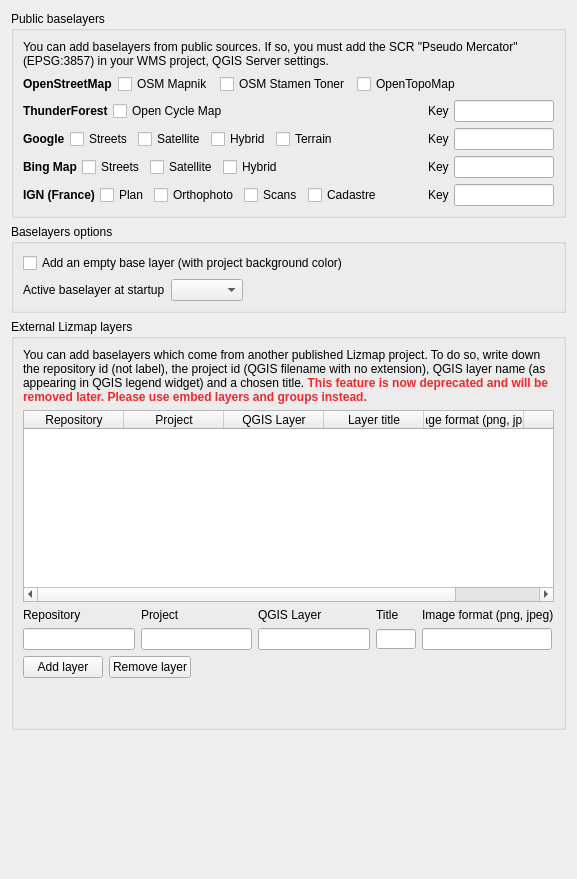
             <widget class="QWidget" name="scrollAreaWidgetContents_3">
              <property name="geometry">
               <rect>
                <x>0</x>
                <y>0</y>
                <width>577</width>
                <height>879</height>
               </rect>
              </property>
              <layout class="QVBoxLayout" name="verticalLayout_28">
               <item>
                <widget class="QGroupBox" name="gb_externalLayers">
                 <property name="title">
                  <string>Public baselayers</string>
                 </property>
                 <layout class="QVBoxLayout" name="verticalLayout_6">
                  <item>
                   <widget class="QLabel" name="label_21">
                    <property name="text">
                     <string>You can add baselayers from public sources. If so, you must add the SCR &quot;Pseudo Mercator&quot; (EPSG:3857) in your WMS project, QGIS Server settings.</string>
                    </property>
                    <property name="wordWrap">
                     <bool>true</bool>
                    </property>
                   </widget>
                  </item>
                  <item>
                   <layout class="QHBoxLayout" name="horizontalLayout_9">
                    <item>
                     <widget class="QLabel" name="label_32">
                      <property name="font">
                       <font>
                        <weight>75</weight>
                        <bold>true</bold>
                       </font>
                      </property>
                      <property name="text">
                       <string>OpenStreetMap</string>
                      </property>
                     </widget>
                    </item>
                    <item>
                     <widget class="QCheckBox" name="cbOsmMapnik">
                      <property name="text">
                       <string>OSM Mapnik</string>
                      </property>
                     </widget>
                    </item>
                    <item>
                     <widget class="QCheckBox" name="cbOsmStamenToner">
                      <property name="styleSheet">
                       <string notr="true"/>
                      </property>
                      <property name="text">
                       <string>OSM Stamen Toner</string>
                      </property>
                     </widget>
                    </item>
                    <item>
                     <widget class="QCheckBox" name="cb_open_topo_map">
                      <property name="text">
                       <string>OpenTopoMap</string>
                      </property>
                     </widget>
                    </item>
                    <item>
                     <spacer name="horizontalSpacer_5">
                      <property name="orientation">
                       <enum>Qt::Horizontal</enum>
                      </property>
                      <property name="sizeHint" stdset="0">
                       <size>
                        <width>40</width>
                        <height>20</height>
                       </size>
                      </property>
                     </spacer>
                    </item>
                   </layout>
                  </item>
                  <item>
                   <layout class="QHBoxLayout" name="horizontalLayout_21">
                    <property name="spacing">
                     <number>5</number>
                    </property>
                    <property name="sizeConstraint">
                     <enum>QLayout::SetDefaultConstraint</enum>
                    </property>
                    <property name="topMargin">
                     <number>0</number>
                    </property>
                    <property name="rightMargin">
                     <number>0</number>
                    </property>
                    <item>
                     <widget class="QLabel" name="label_33">
                      <property name="font">
                       <font>
                        <weight>75</weight>
                        <bold>true</bold>
                       </font>
                      </property>
                      <property name="text">
                       <string>ThunderForest</string>
                      </property>
                     </widget>
                    </item>
                    <item>
                     <widget class="QCheckBox" name="cbOCM">
                      <property name="text">
                       <string>Open Cycle Map</string>
                      </property>
                     </widget>
                    </item>
                    <item>
                     <spacer name="horizontalSpacer_18">
                      <property name="orientation">
                       <enum>Qt::Horizontal</enum>
                      </property>
                      <property name="sizeHint" stdset="0">
                       <size>
                        <width>40</width>
                        <height>20</height>
                       </size>
                      </property>
                     </spacer>
                    </item>
                    <item>
                     <widget class="QLabel" name="label_31">
                      <property name="text">
                       <string>Key</string>
                      </property>
                     </widget>
                    </item>
                    <item>
                     <widget class="QLineEdit" name="inOCMKey">
                      <property name="maximumSize">
                       <size>
                        <width>100</width>
                        <height>16777215</height>
                       </size>
                      </property>
                     </widget>
                    </item>
                   </layout>
                  </item>
                  <item>
                   <layout class="QHBoxLayout" name="horizontalLayout_21">
                    <property name="spacing">
                     <number>5</number>
                    </property>
                    <property name="sizeConstraint">
                     <enum>QLayout::SetDefaultConstraint</enum>
                    </property>
                    <property name="topMargin">
                     <number>0</number>
                    </property>
                    <property name="rightMargin">
                     <number>0</number>
                    </property>
                    <item>
                     <widget class="QLabel" name="label_33">
                      <property name="font">
                       <font>
                        <weight>75</weight>
                        <bold>true</bold>
                       </font>
                      </property>
                      <property name="text">
                       <string>Google</string>
                      </property>
                     </widget>
                    </item>
                    <item>
                     <widget class="QCheckBox" name="cbGoogleStreets">
                      <property name="text">
                       <string>Streets</string>
                      </property>
                     </widget>
                    </item>
                    <item>
                     <widget class="QCheckBox" name="cbGoogleSatellite">
                      <property name="text">
                       <string>Satellite</string>
                      </property>
                     </widget>
                    </item>
                    <item>
                     <widget class="QCheckBox" name="cbGoogleHybrid">
                      <property name="text">
                       <string>Hybrid</string>
                      </property>
                     </widget>
                    </item>
                    <item>
                     <widget class="QCheckBox" name="cbGoogleTerrain">
                      <property name="text">
                       <string>Terrain</string>
                      </property>
                     </widget>
                    </item>
                    <item>
                     <spacer name="horizontalSpacer_18">
                      <property name="orientation">
                       <enum>Qt::Horizontal</enum>
                      </property>
                      <property name="sizeHint" stdset="0">
                       <size>
                        <width>40</width>
                        <height>20</height>
                       </size>
                      </property>
                     </spacer>
                    </item>
                    <item>
                     <widget class="QLabel" name="label_31">
                      <property name="text">
                       <string>Key</string>
                      </property>
                     </widget>
                    </item>
                    <item>
                     <widget class="QLineEdit" name="inGoogleKey">
                      <property name="maximumSize">
                       <size>
                        <width>100</width>
                        <height>16777215</height>
                       </size>
                      </property>
                     </widget>
                    </item>
                   </layout>
                  </item>
                  <item>
                   <layout class="QHBoxLayout" name="horizontalLayout_18">
                    <property name="spacing">
                     <number>5</number>
                    </property>
                    <property name="sizeConstraint">
                     <enum>QLayout::SetDefaultConstraint</enum>
                    </property>
                    <property name="topMargin">
                     <number>0</number>
                    </property>
                    <property name="rightMargin">
                     <number>0</number>
                    </property>
                    <item>
                     <widget class="QLabel" name="label_34">
                      <property name="font">
                       <font>
                        <weight>75</weight>
                        <bold>true</bold>
                       </font>
                      </property>
                      <property name="text">
                       <string>Bing Map</string>
                      </property>
                     </widget>
                    </item>
                    <item>
                     <widget class="QCheckBox" name="cbBingStreets">
                      <property name="text">
                       <string>Streets</string>
                      </property>
                     </widget>
                    </item>
                    <item>
                     <widget class="QCheckBox" name="cbBingSatellite">
                      <property name="text">
                       <string>Satellite</string>
                      </property>
                     </widget>
                    </item>
                    <item>
                     <widget class="QCheckBox" name="cbBingHybrid">
                      <property name="text">
                       <string>Hybrid</string>
                      </property>
                     </widget>
                    </item>
                    <item>
                     <spacer name="horizontalSpacer_20">
                      <property name="orientation">
                       <enum>Qt::Horizontal</enum>
                      </property>
                      <property name="sizeHint" stdset="0">
                       <size>
                        <width>40</width>
                        <height>20</height>
                       </size>
                      </property>
                     </spacer>
                    </item>
                    <item>
                     <widget class="QLabel" name="label_30">
                      <property name="text">
                       <string>Key</string>
                      </property>
                     </widget>
                    </item>
                    <item>
                     <widget class="QLineEdit" name="inBingKey">
                      <property name="maximumSize">
                       <size>
                        <width>100</width>
                        <height>16777215</height>
                       </size>
                      </property>
                     </widget>
                    </item>
                   </layout>
                  </item>
                  <item>
                   <layout class="QHBoxLayout" name="horizontalLayout_13">
                    <property name="spacing">
                     <number>5</number>
                    </property>
                    <property name="sizeConstraint">
                     <enum>QLayout::SetDefaultConstraint</enum>
                    </property>
                    <property name="topMargin">
                     <number>0</number>
                    </property>
                    <property name="rightMargin">
                     <number>0</number>
                    </property>
                    <item>
                     <widget class="QLabel" name="label_35">
                      <property name="font">
                       <font>
                        <weight>75</weight>
                        <bold>true</bold>
                       </font>
                      </property>
                      <property name="text">
                       <string>IGN (France)</string>
                      </property>
                     </widget>
                    </item>
                    <item>
                     <widget class="QCheckBox" name="cbIgnStreets">
                      <property name="text">
                       <string>Plan</string>
                      </property>
                     </widget>
                    </item>
                    <item>
                     <widget class="QCheckBox" name="cbIgnSatellite">
                      <property name="text">
                       <string>Orthophoto</string>
                      </property>
                     </widget>
                    </item>
                    <item>
                     <widget class="QCheckBox" name="cbIgnTerrain">
                      <property name="text">
                       <string>Scans</string>
                      </property>
                     </widget>
                    </item>
                    <item>
                     <widget class="QCheckBox" name="cbIgnCadastral">
                      <property name="styleSheet">
                       <string notr="true"/>
                      </property>
                      <property name="text">
                       <string>Cadastre</string>
                      </property>
                     </widget>
                    </item>
                    <item>
                     <spacer name="horizontalSpacer_19">
                      <property name="orientation">
                       <enum>Qt::Horizontal</enum>
                      </property>
                      <property name="sizeHint" stdset="0">
                       <size>
                        <width>40</width>
                        <height>20</height>
                       </size>
                      </property>
                     </spacer>
                    </item>
                    <item>
                     <widget class="QLabel" name="label_11">
                      <property name="text">
                       <string>Key</string>
                      </property>
                     </widget>
                    </item>
                    <item>
                     <widget class="QLineEdit" name="inIgnKey">
                      <property name="maximumSize">
                       <size>
                        <width>100</width>
                        <height>16777215</height>
                       </size>
                      </property>
                     </widget>
                    </item>
                   </layout>
                  </item>
                 </layout>
                </widget>
               </item>
               <item>
                <widget class="QGroupBox" name="gb_baselayersOptions">
                 <property name="title">
                  <string>Baselayers options</string>
                 </property>
                 <layout class="QVBoxLayout" name="verticalLayout_21">
                  <item>
                   <widget class="QCheckBox" name="cbAddEmptyBaselayer">
                    <property name="text">
                     <string>Add an empty base layer (with project background color)</string>
                    </property>
                   </widget>
                  </item>
                  <item>
                   <layout class="QHBoxLayout" name="horizontalLayout_31">
                    <item>
                     <widget class="QLabel" name="label_73">
                      <property name="styleSheet">
                       <string notr="true"/>
                      </property>
                      <property name="text">
                       <string>Active baselayer at startup</string>
                      </property>
                     </widget>
                    </item>
                    <item>
                     <widget class="QComboBox" name="cbStartupBaselayer">
                      <property name="styleSheet">
                       <string notr="true"/>
                      </property>
                     </widget>
                    </item>
                    <item>
                     <spacer name="horizontalSpacer_33">
                      <property name="orientation">
                       <enum>Qt::Horizontal</enum>
                      </property>
                      <property name="sizeHint" stdset="0">
                       <size>
                        <width>40</width>
                        <height>20</height>
                       </size>
                      </property>
                     </spacer>
                    </item>
                   </layout>
                  </item>
                 </layout>
                </widget>
               </item>
               <item>
                <widget class="QGroupBox" name="gb_lizmapExternalBaselayers">
                 <property name="title">
                  <string>External Lizmap layers</string>
                 </property>
                 <layout class="QVBoxLayout" name="verticalLayout_14">
                  <item>
                   <widget class="QLabel" name="label_40">
                    <property name="text">
                     <string>&lt;html&gt;&lt;head/&gt;&lt;body&gt;&lt;p&gt;You can add baselayers which come from another published Lizmap project. To do so, write down the repository id (not label), the project id (QGIS filename with no extension), QGIS layer name (as appearing in QGIS legend widget) and a chosen title. &lt;span style=&quot; font-weight:600; color:#ef2929;&quot;&gt;This feature is now deprecated and will be removed later. Please use embed layers and groups instead.&lt;/span&gt;&lt;/p&gt;&lt;/body&gt;&lt;/html&gt;</string>
                    </property>
                    <property name="wordWrap">
                     <bool>true</bool>
                    </property>
                   </widget>
                  </item>
                  <item>
                   <widget class="QTableWidget" name="twLizmapBaselayers">
                    <property name="sizePolicy">
                     <sizepolicy hsizetype="Minimum" vsizetype="Expanding">
                      <horstretch>0</horstretch>
                      <verstretch>0</verstretch>
                     </sizepolicy>
                    </property>
                    <property name="maximumSize">
                     <size>
                      <width>750</width>
                      <height>16777215</height>
                     </size>
                    </property>
                    <property name="selectionBehavior">
                     <enum>QAbstractItemView::SelectRows</enum>
                    </property>
                    <attribute name="horizontalHeaderCascadingSectionResizes">
                     <bool>false</bool>
                    </attribute>
                    <attribute name="horizontalHeaderMinimumSectionSize">
                     <number>50</number>
                    </attribute>
                    <attribute name="horizontalHeaderStretchLastSection">
                     <bool>false</bool>
                    </attribute>
                    <column>
                     <property name="text">
                      <string>Repository</string>
                     </property>
                    </column>
                    <column>
                     <property name="text">
                      <string>Project</string>
                     </property>
                    </column>
                    <column>
                     <property name="text">
                      <string>QGIS Layer</string>
                     </property>
                    </column>
                    <column>
                     <property name="text">
                      <string>Layer title</string>
                     </property>
                    </column>
                    <column>
                     <property name="text">
                      <string>Image format (png, jpeg)</string>
                     </property>
                    </column>
                    <column>
                     <property name="text">
                      <string>order</string>
                     </property>
                    </column>
                   </widget>
                  </item>
                  <item>
                   <layout class="QGridLayout" name="gridLayout_10">
                    <item row="1" column="3">
                     <widget class="QLineEdit" name="inLizmapBaselayerTitle">
                      <property name="maximumSize">
                       <size>
                        <width>40</width>
                        <height>20</height>
                       </size>
                      </property>
                     </widget>
                    </item>
                    <item row="1" column="0">
                     <widget class="QLineEdit" name="inLizmapBaselayerRepository">
                      <property name="maximumSize">
                       <size>
                        <width>130</width>
                        <height>16777215</height>
                       </size>
                      </property>
                     </widget>
                    </item>
                    <item row="0" column="1">
                     <widget class="QLabel" name="label_36">
                      <property name="text">
                       <string>Project</string>
                      </property>
                     </widget>
                    </item>
                    <item row="0" column="0">
                     <widget class="QLabel" name="label_37">
                      <property name="text">
                       <string>Repository</string>
                      </property>
                     </widget>
                    </item>
                    <item row="1" column="2">
                     <widget class="QLineEdit" name="inLizmapBaselayerLayer">
                      <property name="maximumSize">
                       <size>
                        <width>130</width>
                        <height>16777215</height>
                       </size>
                      </property>
                     </widget>
                    </item>
                    <item row="1" column="4">
                     <widget class="QLineEdit" name="inLizmapBaselayerImageFormat">
                      <property name="maximumSize">
                       <size>
                        <width>130</width>
                        <height>16777215</height>
                       </size>
                      </property>
                     </widget>
                    </item>
                    <item row="0" column="3">
                     <widget class="QLabel" name="label_39">
                      <property name="text">
                       <string>Title</string>
                      </property>
                     </widget>
                    </item>
                    <item row="1" column="1">
                     <widget class="QLineEdit" name="inLizmapBaselayerProject">
                      <property name="maximumSize">
                       <size>
                        <width>130</width>
                        <height>16777215</height>
                       </size>
                      </property>
                     </widget>
                    </item>
                    <item row="0" column="2">
                     <widget class="QLabel" name="label_38">
                      <property name="text">
                       <string>QGIS Layer</string>
                      </property>
                     </widget>
                    </item>
                    <item row="0" column="4">
                     <widget class="QLabel" name="label_52">
                      <property name="text">
                       <string>Image format (png, jpeg)</string>
                      </property>
                     </widget>
                    </item>
                   </layout>
                  </item>
                  <item>
                   <layout class="QHBoxLayout" name="horizontalLayout_22">
                    <item>
                     <widget class="QPushButton" name="btLizmapBaselayerAdd">
                      <property name="text">
                       <string>Add layer</string>
                      </property>
                     </widget>
                    </item>
                    <item>
                     <widget class="QPushButton" name="btLizmapBaselayerDel">
                      <property name="text">
                       <string>Remove layer</string>
                      </property>
                     </widget>
                    </item>
                    <item>
                     <spacer name="horizontalSpacer_6">
                      <property name="orientation">
                       <enum>Qt::Horizontal</enum>
                      </property>
                      <property name="sizeHint" stdset="0">
                       <size>
                        <width>40</width>
                        <height>20</height>
                       </size>
                      </property>
                     </spacer>
                    </item>
                   </layout>
                  </item>
                  <item>
                   <spacer name="verticalSpacer_8">
                    <property name="orientation">
                     <enum>Qt::Vertical</enum>
                    </property>
                    <property name="sizeHint" stdset="0">
                     <size>
                      <width>20</width>
                      <height>40</height>
                     </size>
                    </property>
                   </spacer>
                  </item>
                 </layout>
                </widget>
               </item>
               <item>
                <spacer name="verticalSpacer_3">
                 <property name="orientation">
                  <enum>Qt::Vertical</enum>
                 </property>
                 <property name="sizeHint" stdset="0">
                  <size>
                   <width>20</width>
                   <height>40</height>
                  </size>
                 </property>
                </spacer>
               </item>
              </layout>
             </widget>
